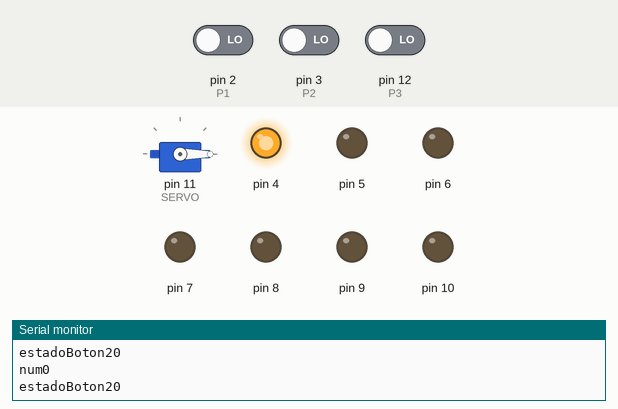
Recording of a sketch running on a simulated Arduino Uno, built with avr-gcc and run on an emulated ATmega328P. Shown: servo, output pins drawn as LEDs (lit = HIGH), the last lines printed to the serial monitor. Dashed ring = blinking. The inputs (shaded band) are chosen by the test bench; at power-on: pin 3 (P2) LOW, pin 2 (P1) LOW, pin 12 (P3) LOW.

Above: at 1.3 s.
1.4 s: pin 3 (P2) driven HIGH
At 1.82 s:
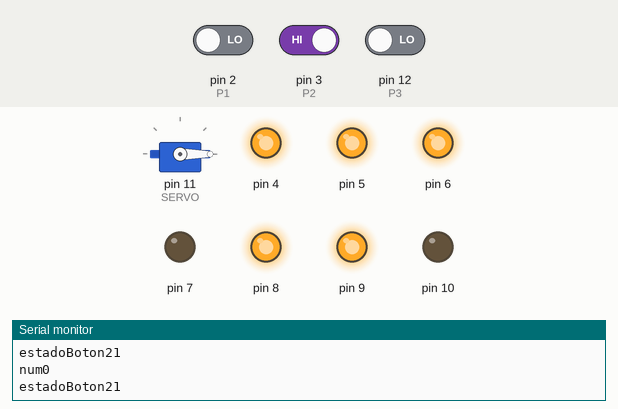
4.4 s: pin 2 (P1) driven HIGH
At 6.5 s:
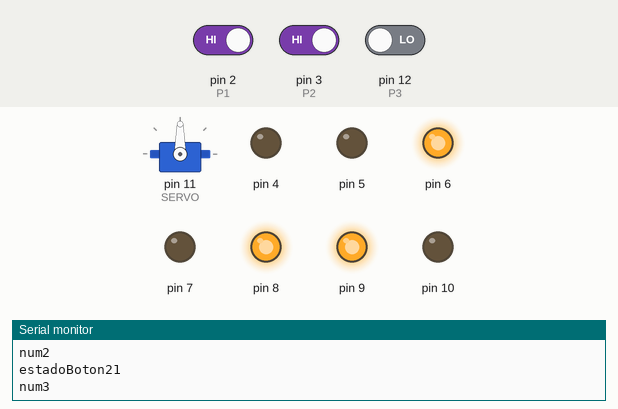
7.4 s: pin 2 (P1) driven LOW
At 8.83 s:
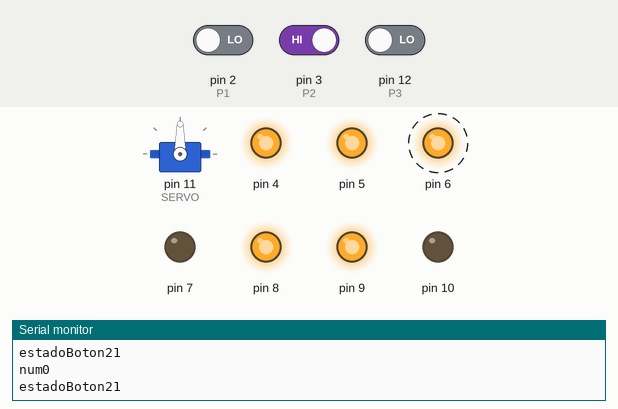
10.4 s: pin 3 (P2) driven LOW
At 10.9 s:
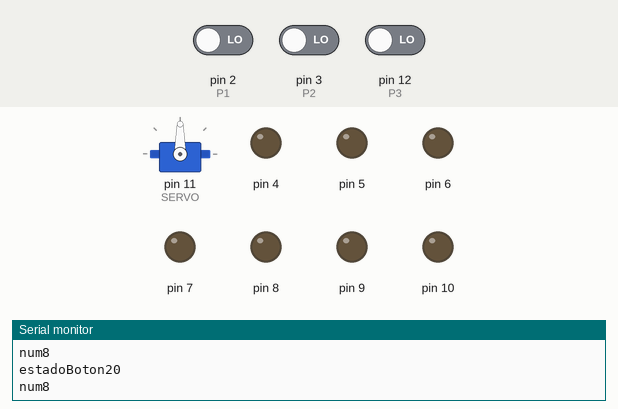
11.9 s: pin 12 (P3) driven HIGH
At 12.7 s:
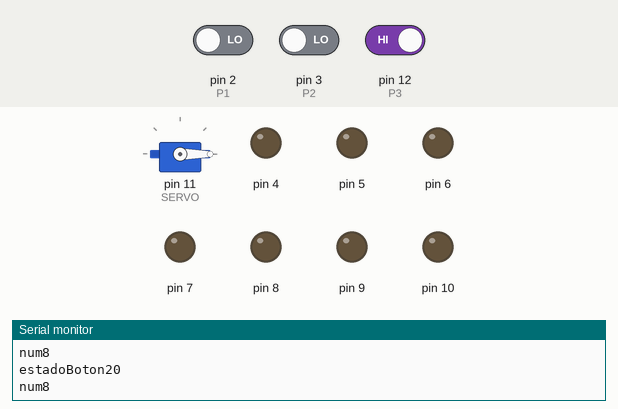
Timing chart, 0 to 14.5 s (numbered marks = the images above; inputs shaded):
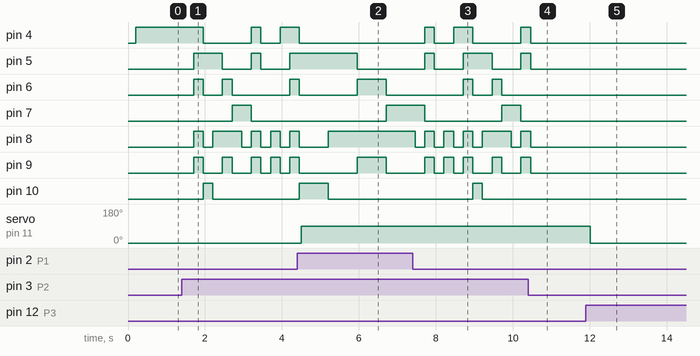

Measured:
- after the input at 1.4 s, pin 4: HIGH → LOW after 0.55 s, → HIGH 1.3 s later, → LOW 0.25 s later, → HIGH 0.50 s later; pin 5: goes HIGH 0.75 s, LOW 0.75 s, HIGH 0.25 s, LOW 0.75 s, then HIGH, starting after 0.30 s
- after the input at 4.4 s, pin 4: goes on until 4.5 s, then stays LOW; servo on pin 11 (SERVO): 0° → 90° after 0.11 s
- after the input at 7.4 s, pin 6: alternates HIGH for 0.25 s and LOW for 0.50 s, starting after 1.3 s; pin 7: HIGH → LOW after 0.31 s instead of 0.81 s; pin 10: LOW → HIGH after 1.6 s, → LOW 0.25 s later
- after the input at 10.4 s, pin 4, pin 5, pin 8, pin 9: goes on until 10.5 s, then stays LOW; pin 6: stays LOW (without the input it goes to HIGH after 0.81 s); pin 10: stays LOW (without the input it goes to HIGH after 1.1 s)
- after the input at 11.9 s, servo on pin 11 (SERVO): 90° → 0° after 0.11 s

The sketch:

estacionamiento_proyecto.ino
```cpp
#include <Servo.h>

int num = 0;
int estadoBoton2 = 0;
int P2 = 3;
int P1 = 2;
int P3 = 12;
int SERVO = 11;
int ANGULO_INICIAL = 0;
int ANGULO_FINAL = 90;

Servo miServo;


void setup (){
Serial.begin(9600);
pinMode(P2, INPUT);
pinMode(4, OUTPUT);
pinMode(5, OUTPUT);
pinMode(6, OUTPUT);
pinMode(7, OUTPUT);
pinMode(8, OUTPUT);
pinMode(9, OUTPUT);
pinMode(10, OUTPUT);

  pinMode(P1, INPUT);  // Configuramos los pines de los botones como entrada
  pinMode(P3, INPUT);

  miServo.attach(SERVO);  // Inicializamos el servo en el pin correspondiente
  miServo.write(ANGULO_INICIAL);  // Movemos el servo a la posición inicial


}

void loop(){

  if (digitalRead(P1) == HIGH) {  // Cuando el botón no está presionado (HIGH)
    miServo.write(ANGULO_FINAL);  // Movemos el servo a 90 grados
    delay(500);  // Esperamos un momento para evitar rebotes de botón
  }

  // Verificamos si se presiona el segundo botón
  if (digitalRead(P3) == HIGH) {  // Cuando el botón no está presionado (HIGH)
    miServo.write(ANGULO_INICIAL);  // Movemos el servo a 0 grados (posición inicial)
    delay(500);  // Esperamos un momento para evitar rebotes de botón
  }

estadoBoton2 = digitalRead(P2);
Serial.print("estadoBoton2");
Serial.println(estadoBoton2);
delay(100);
Serial.print("num");
Serial.println(num);
delay(100);


if (estadoBoton2 == HIGH) {
    num = num + 1;
  if (num >= 10){
      num=0;
  }
}
switch (num) {
case 0:
digitalWrite(4,HIGH);
digitalWrite(5,LOW);
digitalWrite(6,LOW);
digitalWrite(7,LOW);
digitalWrite(8,LOW);
digitalWrite(9,LOW);
digitalWrite(10,LOW);
break;

case 1:
digitalWrite(4,HIGH);
digitalWrite(5,HIGH);
digitalWrite(6,HIGH);
digitalWrite(7,LOW);
digitalWrite(8,HIGH);
digitalWrite(9,HIGH);
digitalWrite(10,LOW);
break;

case 2:
digitalWrite(4,LOW);
digitalWrite(5,HIGH);
digitalWrite(6,LOW);
digitalWrite(7,LOW);
digitalWrite(8,LOW);
digitalWrite(9,LOW);
digitalWrite(10,HIGH);
break;

case 3:
digitalWrite(4,LOW);
digitalWrite(5,HIGH);
digitalWrite(6,LOW);
digitalWrite(7,LOW);
digitalWrite(8,HIGH);
digitalWrite(9,LOW);
digitalWrite(10,LOW);
break;

case 4:
digitalWrite(4,LOW);
digitalWrite(5,LOW);
digitalWrite(6,HIGH);
digitalWrite(7,LOW);
digitalWrite(8,HIGH);
digitalWrite(9,HIGH);
digitalWrite(10,LOW);
break;

case 5:
digitalWrite(4,LOW);
digitalWrite(5,LOW);
digitalWrite(6,LOW);
digitalWrite(7,HIGH);
digitalWrite(8,HIGH);
digitalWrite(9,LOW);
digitalWrite(10,LOW);
break;

case 6:
digitalWrite(4,LOW);
digitalWrite(5,LOW);
digitalWrite(6,LOW);
digitalWrite(7,HIGH);
digitalWrite(8,LOW);
digitalWrite(9,LOW);
digitalWrite(10,LOW);
break;

case 7:
digitalWrite(4,HIGH);
digitalWrite(5,HIGH);
digitalWrite(6,LOW);
digitalWrite(7,LOW);
digitalWrite(8,HIGH);
digitalWrite(9,HIGH);
digitalWrite(10,LOW);
break;

case 8:
digitalWrite(4,LOW);
digitalWrite(5,LOW);
digitalWrite(6,LOW);
digitalWrite(7,LOW);
digitalWrite(8,LOW);
digitalWrite(9,LOW);
digitalWrite(10,LOW);
break;

case 9:
digitalWrite(4,LOW);
digitalWrite(5,LOW);
digitalWrite(6,LOW);
digitalWrite(7,LOW);
digitalWrite(8,HIGH);
digitalWrite(9,HIGH);
digitalWrite(10,LOW);
}

delay(50);
}
```
